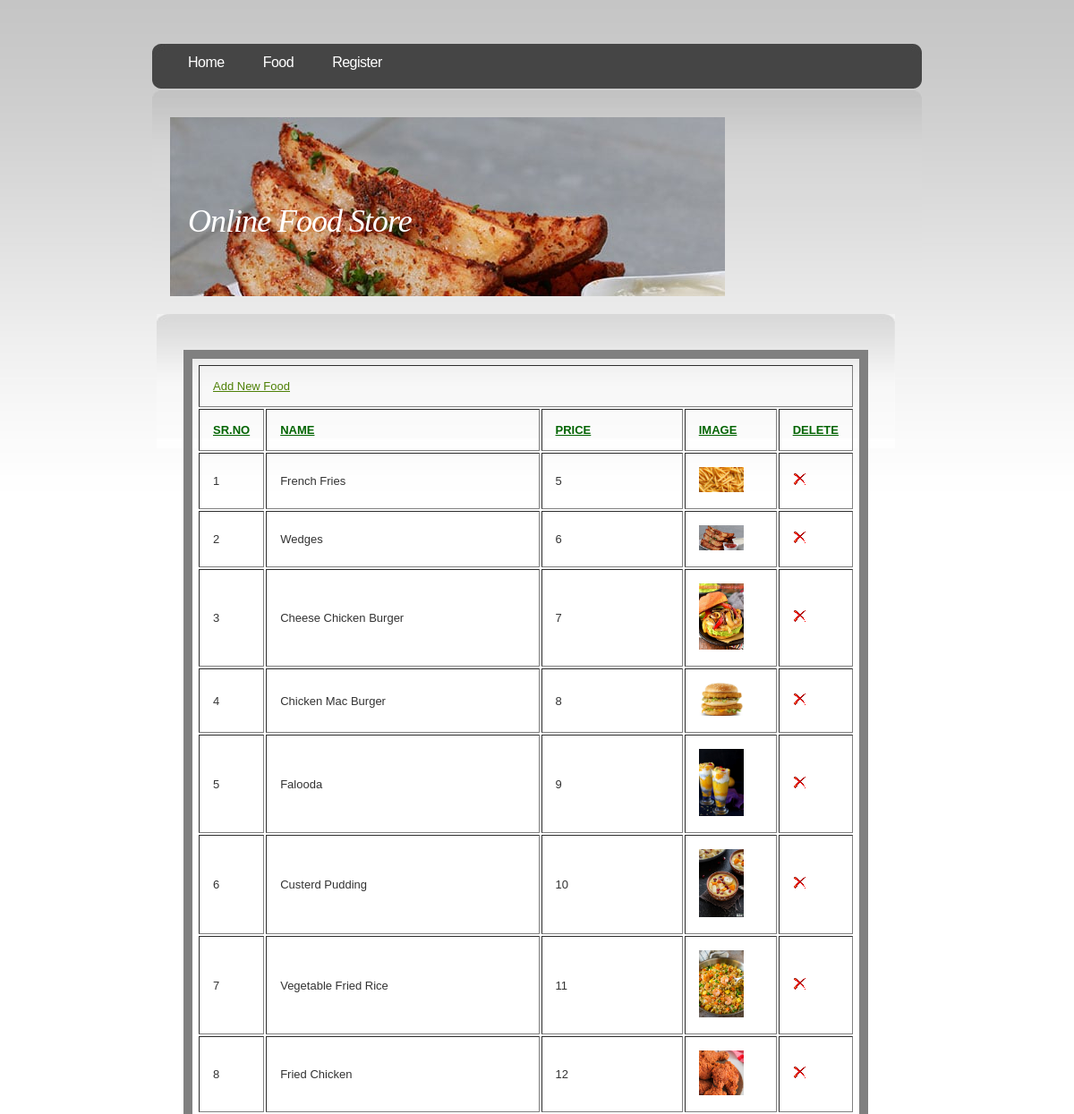
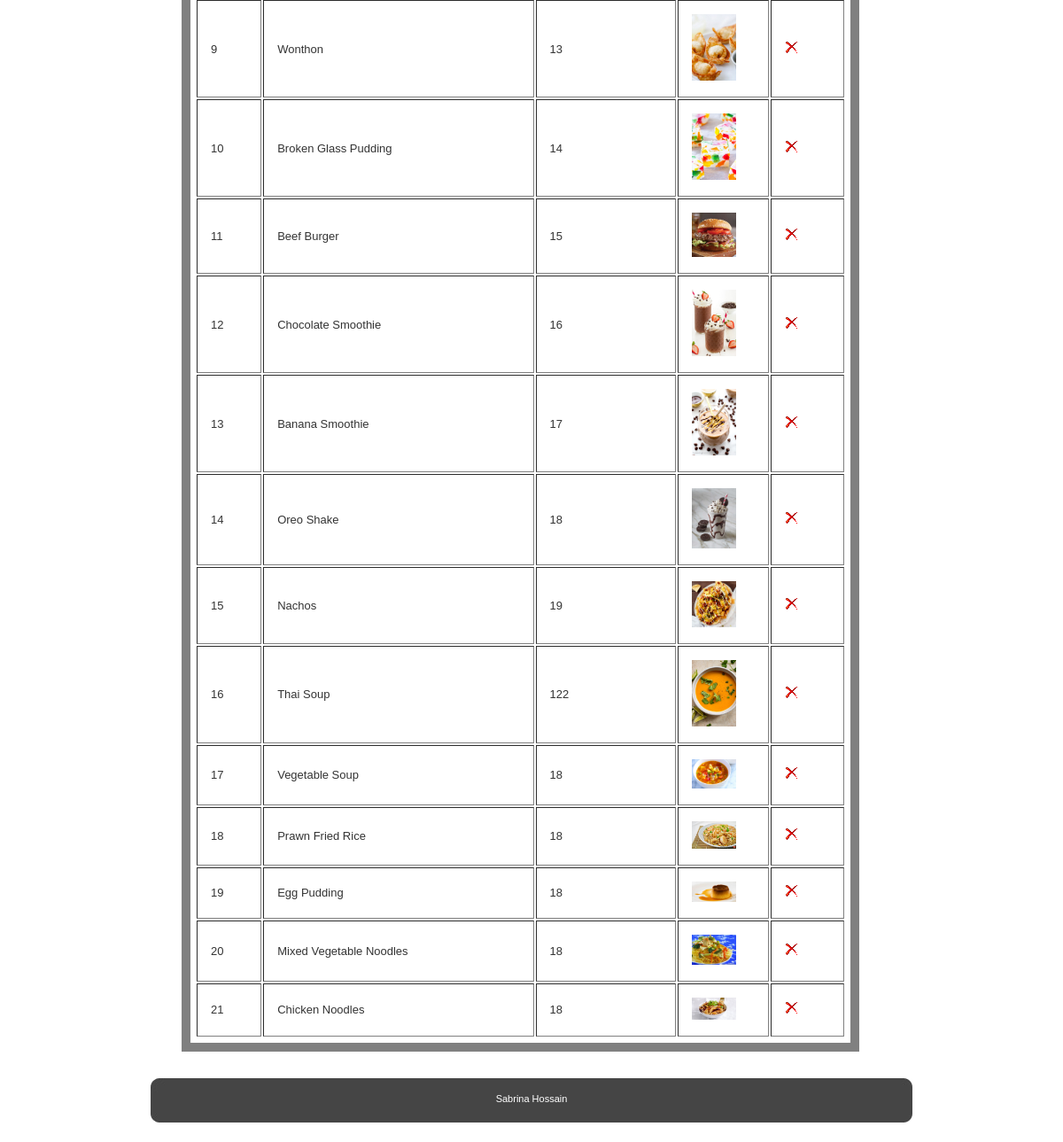
Screenshot of /admin/all_food.php with the database file from the repository (2 pictures, top to bottom).
### tables this page shows
CREATE TABLE `food` (
  `b_id` int(4) NOT NULL,
  `b_nm` varchar(60) NOT NULL,
  `b_price` int(5) NOT NULL,
  `b_img` longtext NOT NULL
);

### admin/all_food.php (the view, shortened to what this page needs)
<?php
require('includes/config.php');
	$q="select * from food";
	 $res=mysqli_query($conn,$q) or die("Can't Execute Query...");
	?>
<!DOCTYPE html PUBLIC "-//W3C//DTD XHTML 1.0 Strict//EN" "http://www.w3.org/TR/xhtml1/DTD/xhtml1-strict.dtd">
<html xmlns="http://www.w3.org/1999/xhtml">
<head>
		<?php
			include("includes/head.inc.php");
		?>
</head>
<body>
<div id="header">
	<div id="menu">
		<?php
			include("includes/menu.inc.php");
		?>
	</div>
</div>
<div id="logo-wrap">
<div id="logo">
		<?php
			include("includes/logo.inc.php");
		?>
</div>
</div>
<div id="page">
	<div id="content">
		<div class="post">
			<h1 class="title"></h1>
			<div class="entry">
					<table border='1' WIDTH='100%'>
						<tr>
						<td colspan="7"><a href="addfood.php">Add New Food</a></td>
						</tr>
						<tr>
<td WIDTH='10%' style="color:darkgreen"><b><u>SR.NO</u></b></td>
<TD style="color:darkgreen" WIDTH='50%'><b><u>NAME</u></b></TD>
<TD style="color:darkgreen" WIDTH='25%'><b><u>PRICE</u></b></TD>
<TD style="color:darkgreen" WIDTH='25%'><b><u>IMAGE</u></b></TD>
<TD style="color:darkgreen" WIDTH='25%'><b><u>DELETE</u></b></TD>
						</tr>
						<?php
							$count=1;
							while($row=mysqli_fetch_assoc($res))
							{
							echo '<tr>
										<td>'.$count.'
										<td>'.$row['b_nm'].'
										<td>'.$row['b_price'];
				echo "<td><img src='../$row[b_img]' width='50'/>";
									echo 	'<td><a href="process_del_food.php?sid='.$row['b_id'].'"><img src="images/drop.png" ></a>
									</tr>';
									$count++;
							}
						?>
					</TABLE>
			</div>
		</div>
	</div>
	<div style="clear: both;">&nbsp;</div>
</div>
<div id="footer">
			<?php
				include("includes/footer.inc.php");
			?>
</div>
</body>
</html>

### admin/default.css (style rules this page uses)
body { margin-top: 49px; padding: 0; background: url(images/img01.jpg) repeat-x left top; font-family: "Trebuchet MS", Arial, Helvetica, sans-serif; font-size: 13px; color: #333333; }
h1, h2, h3 { margin: 0; font-weight: normal; color: #559106; }
h1 { letter-spacing: -1px; font-size: 32px; }
a:link { color: #4E8006; }
img { border: none; }
#header { width: 860px; height: 52px; margin: 0 auto; background: url(images/img02.jpg) no-repeat left top; }
#menu { float: left; width: 860px; height: 54px; }
#logo-wrap { width: 860px; margin: 0 auto; padding: 30px 0 20px 0; background: url(images/img03.jpg) no-repeat left top; }
#logo { width: 820px; height: 200px; margin: 0 auto; background: url(images/w.jpg) no-repeat left top; }
#page { width: 850px; margin: 0 auto; }
#content { float: left; width: 825px; background: url(images/img10.jpg) no-repeat left top; }
.post { padding: 15px 15px; }
.post .title { margin-bottom: 20px; padding-bottom: 5px; }
.post .entry { padding: 0 15px; }
#footer { margin: 0 auto; height: 64px; min-height: 64px; padding: 0; }
html>body #footer { height: auto; }

### admin/all_food.php (style rules this page uses)
table { padding:5px;border:10px solid gray }
td,th { padding:15px }

### rows the page displays
food: b_nm "French Fries", b_price "5", b_img (picture)
food: b_nm "Wedges", b_price "6", b_img (picture)
food: b_nm "Cheese Chicken Burger", b_price "7", b_img (picture)
food: b_nm "Chicken Mac Burger", b_price "8", b_img (picture)
food: b_nm "Falooda", b_price "9", b_img (picture)
food: b_nm "Custerd Pudding", b_price "10", b_img (picture)
food: b_nm "Vegetable Fried Rice", b_price "11", b_img (picture)
food: b_nm "Fried Chicken", b_price "12", b_img (picture)
food: b_nm "Wonthon", b_price "13", b_img (picture)
food: b_nm "Broken Glass Pudding", b_price "14", b_img (picture)
food: b_nm "Beef Burger", b_price "15", b_img (picture)
food: b_nm "Chocolate Smoothie", b_price "16", b_img (picture)
food: b_nm "Banana Smoothie", b_price "17", b_img (picture)
food: b_nm "Oreo Shake", b_price "18", b_img (picture)
food: b_nm "Nachos", b_price "19", b_img (picture)
food: b_nm "Thai Soup", b_price "122", b_img (picture)
food: b_nm "Vegetable Soup", b_price "18", b_img (picture)
food: b_nm "Prawn Fried Rice", b_price "18", b_img (picture)
food: b_nm "Egg Pudding", b_price "18", b_img (picture)
food: b_nm "Mixed Vegetable Noodles", b_price "18", b_img (picture)
food: b_nm "Chicken Noodles", b_price "18", b_img (picture)
